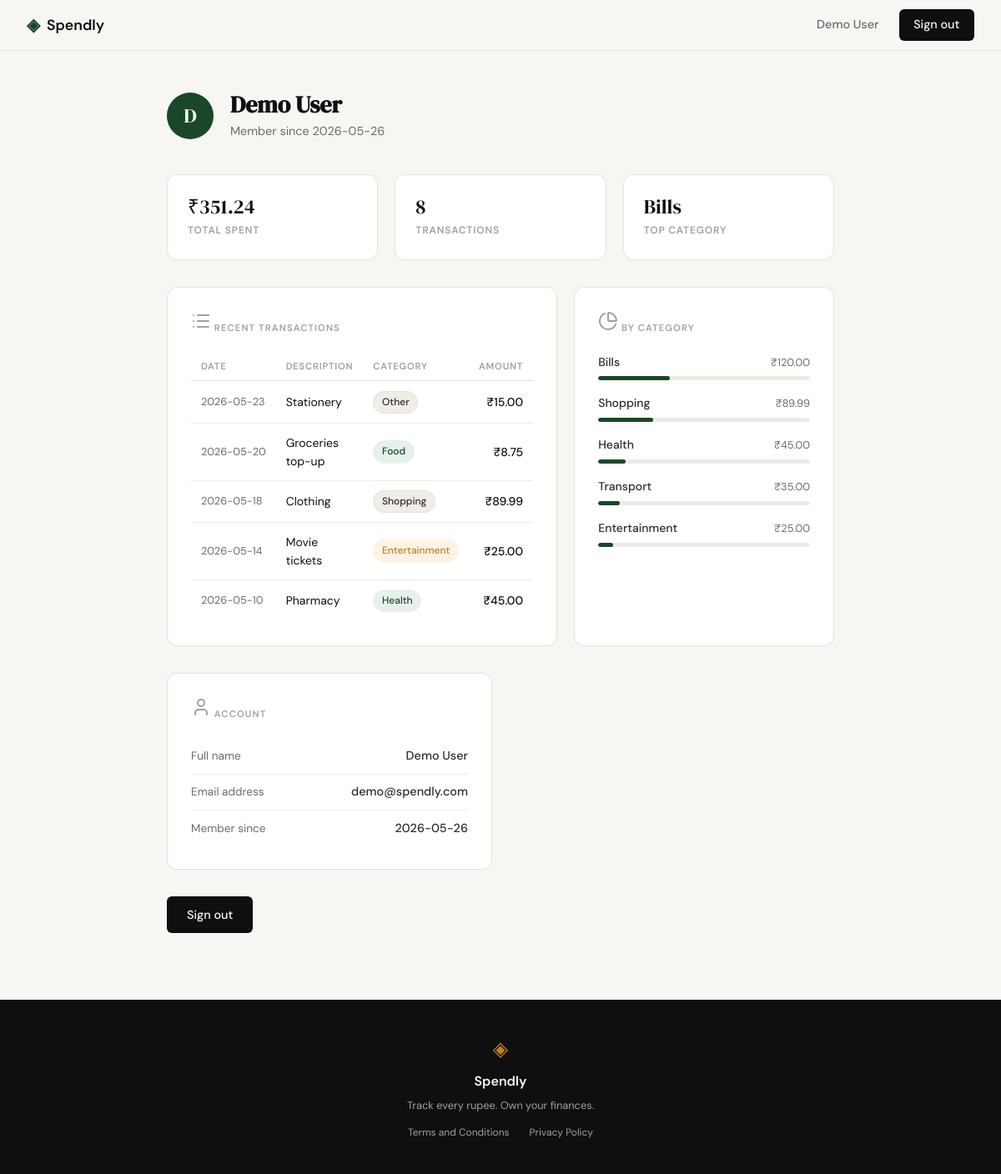
Screenshot of /profile (signed in) with the database file from the repository.
### tables this page shows
CREATE TABLE users (
            id           INTEGER PRIMARY KEY AUTOINCREMENT,
            name         TEXT    NOT NULL,
            email        TEXT    UNIQUE NOT NULL,
            password_hash TEXT   NOT NULL,
            created_at   TEXT    DEFAULT (datetime('now'))
        );

### app.py (the view)
@app.route("/profile")
def profile():
    if "user_id" not in session:
        return redirect(url_for("login"))
    user = get_user_by_id(session["user_id"])
    stats = {
        "total_spent":       351.24,
        "transaction_count": 8,
        "top_category":      "Bills",
    }
    transactions = [
        {"date": "2026-05-23", "description": "Stationery",       "category": "Other",         "amount": 15.00},
        {"date": "2026-05-20", "description": "Groceries top-up", "category": "Food",          "amount":  8.75},
        {"date": "2026-05-18", "description": "Clothing",         "category": "Shopping",      "amount": 89.99},
        {"date": "2026-05-14", "description": "Movie tickets",    "category": "Entertainment", "amount": 25.00},
        {"date": "2026-05-10", "description": "Pharmacy",         "category": "Health",        "amount": 45.00},
    ]
    categories = [
        {"name": "Bills",         "amount": 120.00, "percent": 34},
        {"name": "Shopping",      "amount":  89.99, "percent": 26},
        {"name": "Health",        "amount":  45.00, "percent": 13},
        {"name": "Transport",     "amount":  35.00, "percent": 10},
        {"name": "Entertainment", "amount":  25.00, "percent":  7},
    ]
    return render_template("profile.html", user=user,
                           stats=stats, transactions=transactions,
                           categories=categories)

### app.py (called while the page is built)
@app.after_request
def no_cache_auth(response):
    if request.endpoint in ("login", "register"):
        response.headers["Cache-Control"] = "no-store, no-cache, must-revalidate, max-age=0"
        response.headers["Pragma"] = "no-cache"
    return response

### database/db.py (called while the page is built)
def get_db():
    conn = sqlite3.connect(DB_PATH)
    conn.row_factory = sqlite3.Row
    conn.execute("PRAGMA foreign_keys = ON")
    return conn

def get_user_by_id(user_id):
    conn = get_db()
    try:
        return conn.execute(
            "SELECT * FROM users WHERE id = ?", (user_id,)
        ).fetchone()
    finally:
        conn.close()

### templates/profile.html (shortened to what this page needs)
{% extends "base.html" %}
{% block head %}
<link rel="stylesheet" href="{{ url_for('static', filename='css/style.css') }}">
{% endblock %}
{% block content %}
<section class="profile-section">
    <div class="profile-inner">
        <div class="profile-header">
            <div class="profile-avatar">{{ user['name'][0].upper() }}</div>
            <div>
                <h1 class="profile-title">{{ user['name'] }}</h1>
                <p class="profile-subtitle">Member since {{ user['created_at'][:10] }}</p>
            </div>
        </div>
        <div class="profile-stats">
            <div class="profile-stat">
                <span class="profile-stat-number">&#8377;{{ "%.2f"|format(stats.total_spent) }}</span>
                <span class="profile-stat-label">Total Spent</span>
            </div>
            <div class="profile-stat">
                <span class="profile-stat-number">{{ stats.transaction_count }}</span>
                <span class="profile-stat-label">Transactions</span>
            </div>
            <div class="profile-stat">
                <span class="profile-stat-number">{{ stats.top_category }}</span>
                <span class="profile-stat-label">Top Category</span>
            </div>
        </div>
        <div class="profile-main-grid">
            <div class="profile-card">
                <div class="profile-card-label"><i data-lucide="list"></i> Recent Transactions</div>
                <table class="tx-table">
                    <thead>
                        <tr>
                            <th>Date</th>
                            <th>Description</th>
                            <th>Category</th>
                            <th>Amount</th>
                        </tr>
                    </thead>
                    <tbody>
                        {% for tx in transactions %}
                        <tr>
                            <td class="tx-date">{{ tx.date }}</td>
                            <td>{{ tx.description }}</td>
                            <td><span class="badge badge--{{ tx.category|lower }}">{{ tx.category }}</span></td>
                            <td class="tx-amount">&#8377;{{ "%.2f"|format(tx.amount) }}</td>
                        </tr>
                        {% endfor %}
                    </tbody>
                </table>
            </div>
            <div class="profile-card">
                <div class="profile-card-label"><i data-lucide="pie-chart"></i> By Category</div>
                <div class="cat-list">
                    {% for cat in categories %}
                    <div class="cat-row">
                        <div class="cat-row-header">
                            <span class="cat-name">{{ cat.name }}</span>
                            <span class="cat-amount">&#8377;{{ "%.2f"|format(cat.amount) }}</span>
                        </div>
                        <div class="cat-bar-track">
                            <div class="cat-bar-fill" style="--bar-pct: {{ cat.percent }}%"></div>
                        </div>
                    </div>
                    {% endfor %}
                </div>
            </div>
        </div>
        <div class="profile-grid">
            <div class="profile-card">
                <div class="profile-card-label"><i data-lucide="user"></i> Account</div>
                <div class="profile-field">
                    <span class="profile-field-key">Full name</span>
                    <span class="profile-field-val">{{ user['name'] }}</span>
                </div>
                <div class="profile-field">
                    <span class="profile-field-key">Email address</span>
                    <span class="profile-field-val">{{ user['email'] }}</span>
                </div>
                <div class="profile-field">
                    <span class="profile-field-key">Member since</span>
                    <span class="profile-field-val">{{ user['created_at'][:10] }}</span>
                </div>
            </div>
        </div>
        <div class="profile-actions">
            <a href="{{ url_for('logout') }}" class="btn-primary">Sign out</a>
        </div>
    </div>
</section>
{% endblock %}

### templates/base.html (shortened to what this page needs)
<!DOCTYPE html>
<html lang="en">
<head>
    <link rel="stylesheet" href="{{ url_for('static', filename='css/landing.css') }}">
    {% block head %}{% endblock %}
</head>
<body>
    <nav class="navbar">
        <div class="nav-inner">
            <a href="{{ url_for('landing') }}" class="nav-brand">
                <span class="brand-icon">◈</span>
                <span class="brand-name">Spendly</span>
            </a>
            <div class="nav-links">
                {% if session.get('user_id') %}
                <span class="nav-user-name">{{ session.get('user_name') }}</span>
                <a href="{{ url_for('logout') }}" class="nav-cta">Sign out</a>
                {% else %}
                <a href="{{ url_for('login') }}">Sign in</a>
                <a href="{{ url_for('register') }}" class="nav-cta">Get started</a>
                {% endif %}
            </div>
        </div>
    </nav>
    <main class="main-content">
        {% block content %}{% endblock %}
    </main>
    <footer class="footer">
        <div class="footer-inner">
            <span class="brand-icon">◈</span>
            <span class="footer-name">Spendly</span>
            <p class="footer-copy">Track every rupee. Own your finances.</p>
            <div class="footer-links">
                <a href="{{ url_for('terms') }}">Terms and Conditions</a>
                <a href="{{ url_for('privacy') }}">Privacy Policy</a>
            </div>
        </div>
    </footer>
</body>
</html>

### static/css/landing.css (style rules this page uses)
:root { --ink: #0f0f0f; --ink-soft: #2d2d2d; --ink-muted: #6b6b6b; --ink-faint: #a0a0a0; --paper: #f7f6f3; --paper-warm: #f0ede6; --paper-card: #ffffff; --accent: #1a472a; --accent-light: #e8f0eb; --accent-2: #c17f24; --accent-2-light: #fdf3e3; --danger: #c0392b; --danger-light: #fdecea; --border: #e4e1da; --border-soft: #eeebe4; --font-display: 'DM Serif Display', Georgia, serif; --font-body: 'DM Sans', system-ui, sans-serif; --max-width: 1200px; --auth-width: 440px; --radius-sm: 6px; --radius-md: 12px; --radius-lg: 20px; }
*, *::before, *::after { box-sizing: border-box; margin: 0; padding: 0; }
html { font-size: 16px; scroll-behavior: smooth; }
body { background: var(--paper); color: var(--ink); font-family: var(--font-body); font-size: 1rem; line-height: 1.6; -webkit-font-smoothing: antialiased; }
a { color: inherit; text-decoration: none; }
.navbar { position: sticky; top: 0; z-index: 100; background: var(--paper); border-bottom: 1px solid var(--border); padding: 0 2rem; }
.nav-inner { max-width: var(--max-width); margin: 0 auto; height: 60px; display: flex; align-items: center; justify-content: space-between; }
.nav-brand { display: flex; align-items: center; gap: 0.5rem; font-family: var(--font-body); font-weight: 600; font-size: 1.1rem; color: var(--ink); }
.brand-icon { color: var(--accent); font-size: 1.3rem; }
.brand-name { color: var(--ink); }
.nav-links { display: flex; align-items: center; gap: 1.5rem; font-size: 0.9rem; font-weight: 500; }
.nav-links a { color: var(--ink-muted); transition: color 0.2s; }
.nav-user-name { color: var(--ink-muted); }
.nav-cta { background: var(--ink) !important; color: var(--paper) !important; padding: 0.45rem 1.1rem; border-radius: var(--radius-sm); transition: background 0.2s !important; }
.main-content { min-height: calc(100vh - 60px - 100px); }
.btn-primary { display: inline-block; background: var(--ink); color: var(--paper); padding: 0.65rem 1.5rem; border-radius: var(--radius-sm); font-family: var(--font-body); font-size: 0.9rem; font-weight: 500; cursor: pointer; border: none; transition: background 0.2s; text-decoration: none; }
.footer { background: var(--ink); color: var(--paper); padding: 2.5rem 2rem; text-align: center; }
.footer-inner { display: flex; flex-direction: column; align-items: center; gap: 0.4rem; }
.footer .brand-icon { color: var(--accent-2); font-size: 1.5rem; }
.footer-name { font-weight: 600; font-size: 1rem; }
.footer-copy { font-size: 0.8rem; color: var(--ink-faint); }
.footer-links { display: flex; gap: 1.5rem; margin-top: 0.4rem; }
.footer-links a { font-size: 0.75rem; color: var(--ink-faint); text-decoration: none; transition: color 0.2s ease; }

### rows the page displays
users: get "Demo User", name "D", name "Demo User", created_at "2026-05-26", email "demo@spendly.com"

### other values shown
{{ "%.2f"|format(stats.total_spent) }} "351.24"
{{ stats.transaction_count }} "8"
{{ stats.top_category }} "Bills"
{{ tx.date }} "2026-05-23" "2026-05-20" "2026-05-18" "2026-05-14" "2026-05-10"
{{ tx.description }} "Stationery" "Groceries top-up" "Clothing" "Movie tickets" "Pharmacy"
{{ tx.category }} "Other" "Food" "Shopping" "Entertainment" "Health"
{{ "%.2f"|format(tx.amount) }} "15.00" "8.75" "89.99" "25.00" "45.00"
{{ cat.name }} "Bills" "Shopping" "Health" "Transport" "Entertainment"
{{ "%.2f"|format(cat.amount) }} "120.00" "89.99" "45.00" "35.00" "25.00"
